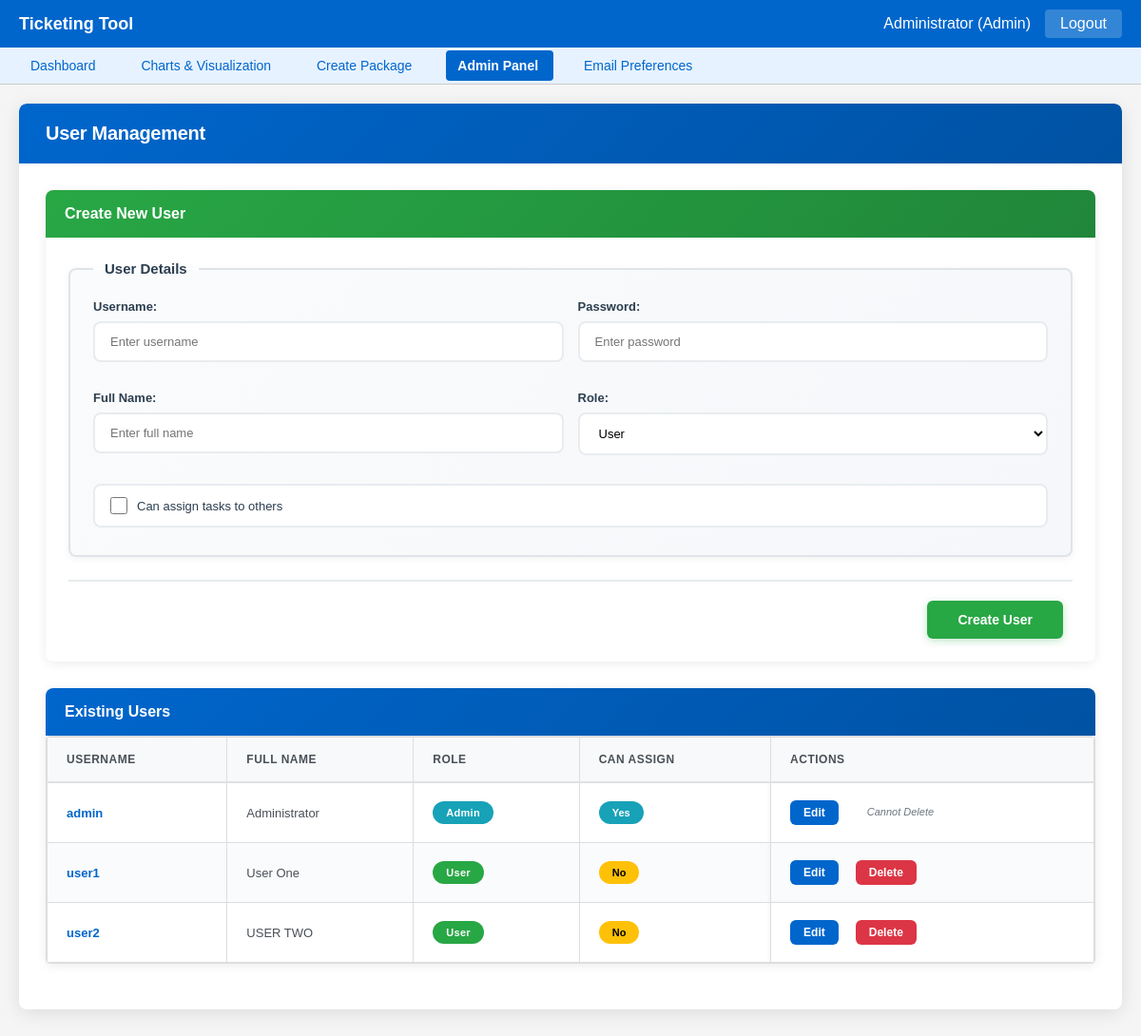
Screenshot of /admin/users (signed in) with the database file from the repository.
### models.py (models this page shows, shortened)
class User(db.Model):
    __tablename__ = 'users'
    username = db.Column(db.String(50), primary_key=True)
    password = db.Column(db.String(100), nullable=False)
    role = db.Column(db.String(20), nullable=False, default='user')
    name = db.Column(db.String(100), nullable=False)
    can_assign = db.Column(db.Boolean, default=False)
    permissions = db.Column(db.Text)  # Store as JSON string
    def get_permissions(self):
        return json.loads(self.permissions) if self.permissions else {}

### main.py (the view)
@app.route('/admin/users')
@admin_required
def admin_users():
    users = get_all_users()
    return render_template('admin_users.html', users=users)

### templates/admin_users.html (shortened to what this page needs)
{% extends "base.html" %}
{% block content %}
<div class="card" style="box-shadow: 0 4px 20px rgba(0,0,0,0.1); border: none; border-radius: 8px; overflow: hidden; margin-bottom: 24px;">
    <div class="card-header" style="background: linear-gradient(135deg, #0066cc 0%, #0052a3 100%); color: white; padding: 20px 28px; border-radius: 8px 8px 0 0; border: none;">
        <div style="display: flex; align-items: center; gap: 16px;">
            <div>
                <h2 style="margin: 0; font-size: 20px; font-weight: 600; color: white; letter-spacing: -0.3px;">User Management</h2>
            </div>
        </div>
    </div>
    <div class="card-body" style="padding: 28px;">
        <div class="card mb-3" style="box-shadow: 0 2px 12px rgba(0,0,0,0.08); border: none; border-radius: 8px; margin-bottom: 28px;">
            <div class="card-header" style="background: linear-gradient(135deg, #28a745 0%, #20873a 100%); color: white; padding: 16px 20px; border-radius: 8px 8px 0 0; border: none;">
                <div style="display: flex; align-items: center; gap: 10px;">
                    <h3 style="margin: 0; font-size: 16px; font-weight: 600; color: white;">Create New User</h3>
                </div>
            </div>
            <div class="card-body" style="padding: 24px;">
                <form method="POST" action="{{ url_for('create_user') }}">
                    <fieldset class="field-group" style="background: linear-gradient(135deg, #fafbfc 0%, #f5f7fa 100%); border: 2px solid #e0e4e8; padding: 24px; margin-bottom: 20px; border-radius: 8px; box-shadow: 0 2px 8px rgba(0,0,0,0.05);">
                        <legend style="color: #2c3e50; font-size: 15px; font-weight: 600; padding: 0 12px;">User Details</legend>
                        <div class="form-row">
                            <div class="form-col">
                                <div class="form-group">
                                    <label for="username" style="font-weight: 600; font-size: 13px; color: #2c3e50; margin-bottom: 8px; display: block;">Username:</label>
                                    <input type="text" id="username" name="username" class="form-control" required
                                           placeholder="Enter username"
                                           style="padding: 12px 16px; font-size: 13px; border: 2px solid #e8ecef; border-radius: 8px; background: white; transition: all 0.2s ease;"
                                           onfocus="this.style.borderColor='#0066cc'; this.style.boxShadow='0 0 0 4px rgba(0,102,204,0.1)'"
                                           onblur="this.style.borderColor='#e8ecef'; this.style.boxShadow='none'">
                                </div>
                            </div>
                            <div class="form-col">
                                <div class="form-group">
                                    <label for="password" style="font-weight: 600; font-size: 13px; color: #2c3e50; margin-bottom: 8px; display: block;">Password:</label>
                                    <input type="password" id="password" name="password" class="form-control" required
                                           placeholder="Enter password"
                                           style="padding: 12px 16px; font-size: 13px; border: 2px solid #e8ecef; border-radius: 8px; background: white; transition: all 0.2s ease;"
                                           onfocus="this.style.borderColor='#0066cc'; this.style.boxShadow='0 0 0 4px rgba(0,102,204,0.1)'"
                                           onblur="this.style.borderColor='#e8ecef'; this.style.boxShadow='none'">
                                </div>
                            </div>
                        </div>
                        <div class="form-row">
                            <div class="form-col">
                                <div class="form-group">
                                    <label for="name" style="font-weight: 600; font-size: 13px; color: #2c3e50; margin-bottom: 8px; display: block;">Full Name:</label>
                                    <input type="text" id="name" name="name" class="form-control" required
                                           placeholder="Enter full name"
                                           style="padding: 12px 16px; font-size: 13px; border: 2px solid #e8ecef; border-radius: 8px; background: white; transition: all 0.2s ease;"
                                           onfocus="this.style.borderColor='#0066cc'; this.style.boxShadow='0 0 0 4px rgba(0,102,204,0.1)'"
                                           onblur="this.style.borderColor='#e8ecef'; this.style.boxShadow='none'">
                                </div>
                            </div>
                            <div class="form-col">
                                <div class="form-group">
                                    <label for="role" style="font-weight: 600; font-size: 13px; color: #2c3e50; margin-bottom: 8px; display: block;">Role:</label>
                                    <select id="role" name="role" class="form-control" required
                                            style="padding: 12px 16px; font-size: 13px; border: 2px solid #e8ecef; border-radius: 8px; background: white; transition: all 0.2s ease; cursor: pointer;"
                                            onfocus="this.style.borderColor='#0066cc'; this.style.boxShadow='0 0 0 4px rgba(0,102,204,0.1)'"
                                            onblur="this.style.borderColor='#e8ecef'; this.style.boxShadow='none'">
                                        <option value="user">User</option>
                                    </select>
                                </div>
                            </div>
                        </div>
                        <div class="form-group" style="margin-bottom: 0;">
                            <label style="display: flex; align-items: center; gap: 10px; cursor: pointer; padding: 12px 16px; background: white; border: 2px solid #e8ecef; border-radius: 8px; transition: all 0.2s;"
                                   onmouseover="this.style.borderColor='#0066cc'; this.style.boxShadow='0 2px 8px rgba(0,102,204,0.1)'"
                                   onmouseout="this.style.borderColor='#e8ecef'; this.style.boxShadow='none'">
                                <input type="checkbox" name="can_assign" value="1" style="width: 18px; height: 18px; cursor: pointer; accent-color: #0066cc;">
                                <span style="font-size: 13px; color: #2c3e50; font-weight: 500;">Can assign tasks to others</span>
                            </label>
                        </div>
                    </fieldset>
                    <div class="form-group text-right" style="margin-top: 24px; padding-top: 20px; border-top: 2px solid #e8ecef; margin-bottom: 0;">
                        <button type="submit" class="btn btn-success" style="padding: 12px 32px; font-size: 14px; font-weight: 600; border-radius: 6px; box-shadow: 0 2px 8px rgba(40, 167, 69, 0.3);">Create User</button>
                    </div>
                </form>
            </div>
        </div>
        <div class="card" style="box-shadow: 0 2px 12px rgba(0,0,0,0.08); border: none; border-radius: 8px;">
            <div class="card-header" style="background: linear-gradient(135deg, #0066cc 0%, #0052a3 100%); color: white; padding: 16px 20px; border-radius: 8px 8px 0 0; border: none;">
                <div style="display: flex; align-items: center; gap: 10px;">
                    <h3 style="margin: 0; font-size: 16px; font-weight: 600; color: white;">Existing Users</h3>
                </div>
            </div>
            <div class="card-body" style="padding: 0;">
                {% if users %}
                <div class="table-container" style="overflow-x: auto;">
                    <table class="table" style="margin-bottom: 0;">
                        <thead>
                            <tr style="background: linear-gradient(135deg, #f8f9fa 0%, #e9ecef 100%);">
                                <th style="padding: 16px 20px; font-size: 12px; font-weight: 700; color: #495057; text-transform: uppercase; letter-spacing: 0.5px; border-bottom: 2px solid #dee2e6;">Username</th>
                                <th style="padding: 16px 20px; font-size: 12px; font-weight: 700; color: #495057; text-transform: uppercase; letter-spacing: 0.5px; border-bottom: 2px solid #dee2e6;">Full Name</th>
                                <th style="padding: 16px 20px; font-size: 12px; font-weight: 700; color: #495057; text-transform: uppercase; letter-spacing: 0.5px; border-bottom: 2px solid #dee2e6;">Role</th>
                                <th style="padding: 16px 20px; font-size: 12px; font-weight: 700; color: #495057; text-transform: uppercase; letter-spacing: 0.5px; border-bottom: 2px solid #dee2e6;">Can Assign</th>
                                <th style="padding: 16px 20px; font-size: 12px; font-weight: 700; color: #495057; text-transform: uppercase; letter-spacing: 0.5px; border-bottom: 2px solid #dee2e6;">Actions</th>
                            </tr>
                        </thead>
                        <tbody>
                            {% for username, user_data in users.items() %}
                            <tr style="border-bottom: 1px solid #e8ecef; transition: all 0.2s ease;"
                                onmouseover="this.style.backgroundColor='#f0f7ff'"
                                onmouseout="this.style.backgroundColor=''">
                                <td style="padding: 18px 20px; vertical-align: middle;">
                                    <strong style="color: #0066cc; font-weight: 600; font-size: 13px;">{{ username }}</strong>
                                </td>
                                <td style="padding: 18px 20px; vertical-align: middle; font-size: 13px; color: #495057;">
                                    {{ user_data.name }}
                                </td>
                                <td style="padding: 18px 20px; vertical-align: middle;">
                                    <span class="{% if user_data.role == 'admin' %}status-completed{% else %}status-ongoing{% endif %}" style="padding: 6px 14px; border-radius: 16px; font-size: 11px; font-weight: 600; display: inline-block; letter-spacing: 0.3px;">
                                        {{ user_data.role|title }}
                                    </span>
                                </td>
                                <td style="padding: 18px 20px; vertical-align: middle;">
                                    {% if user_data.can_assign %}
                                    <span class="status-completed" style="padding: 6px 14px; border-radius: 16px; font-size: 11px; font-weight: 600; display: inline-block;">Yes</span>
                                    {% else %}
                                    <span class="status-hold" style="padding: 6px 14px; border-radius: 16px; font-size: 11px; font-weight: 600; display: inline-block;">No</span>
                                    {% endif %}
                                </td>
                                <td style="padding: 18px 20px; vertical-align: middle;">
                                    <div style="display: flex; gap: 8px;">
                                        <a href="{{ url_for('edit_user', username=username) }}"
                                           class="btn btn-primary btn-sm"
                                           style="padding: 6px 14px; font-size: 12px; font-weight: 600; border-radius: 6px; text-decoration: none; transition: all 0.2s ease;">
                                           Edit
                                        </a>
                                        {% if username != 'admin' %}
                                        <a href="{{ url_for('delete_user', username=username) }}"
                                           class="btn btn-danger btn-sm"
                                           style="padding: 6px 14px; font-size: 12px; font-weight: 600; border-radius: 6px; text-decoration: none; transition: all 0.2s ease;"
                                           onclick="return confirm('Are you sure you want to delete user {{ username }}?')">
                                           Delete
                                        </a>
                                        {% else %}
                                        <span style="color: #6c757d; font-size: 11px; font-style: italic; padding: 6px 12px;">Cannot Delete</span>
                                        {% endif %}
                                    </div>
                                </td>
                            </tr>
                            {% endfor %}
                        </tbody>
                    </table>
                </div>
                {% endif %}
            </div>
        </div>
    </div>
</div>
{% endblock %}

### templates/base.html (shortened to what this page needs)
<!DOCTYPE html>
<html lang="en">
<head>
    <link rel="stylesheet" href="https://cdn.jsdelivr.net/npm/flatpickr/dist/flatpickr.min.css">
</head>
<body>
    {% if session.username %}
    <div class="header">
        <h1>Ticketing Tool</h1>
        <div class="user-info">
            <span>{{ session.name }} ({{ session.role|title }})</span>
            <a href="{{ url_for('logout') }}"
            style="color: white; text-decoration: none; padding: 6px 16px; background-color: rgba(255, 255, 255, 0.2); border-radius: 4px; font-weight: 500; transition: all 0.2s;"
            onmouseover="this.style.backgroundColor='rgba(255, 255, 255, 0.3)'"
            onmouseout="this.style.backgroundColor='rgba(255, 255, 255, 0.2)'">
                Logout
            </a>
        </div>
    </div>
    <div class="nav">
        <a href="{{ url_for('dashboard') }}"
        class="{% if request.endpoint == 'dashboard' %}nav-active{% endif %}">
            Dashboard
        </a>
        <a href="{{ url_for('charts_visualization') }}"
        class="{% if request.endpoint == 'charts_visualization' %}nav-active{% endif %}">
            Charts & Visualization
        </a>
        {% if session.get('permissions', {}).get('package_create', False) or session.can_assign or session.role == 'admin' %}
        <a href="{{ url_for('create_package') }}"
        class="{% if request.endpoint == 'create_package' %}nav-active{% endif %}">
            Create Package
        </a>
        {% endif %}
        {% if session.role == 'admin' %}
        <a href="{{ url_for('admin_panel') }}"
        class="{% if request.endpoint in ['admin_panel', 'admin_users', 'admin_config', 'admin_permissions'] %}nav-active{% endif %}">
            Admin Panel
        </a>
        {% endif %}
        {% if session.role == 'admin' %}
            <a href="{{ url_for('email_preferences') }}">Email Preferences</a>
        {% endif %}
    </div>
    {% endif %}
    <div class="container{% if request.endpoint in ['login'] %} container-narrow{% endif %}">
        {% block content %}{% endblock %}
    </div>
</body>
</html>

### rows the page displays
User: name "Administrator", username "admin", role "Admin", shows "Yes", shows "Cannot Delete"
User: username "user1", name "User One", role "User", shows "No"
User: username "user2", name "USER TWO", role "User", shows "No"

### other values shown
{{ session.role|title }} "Admin"
